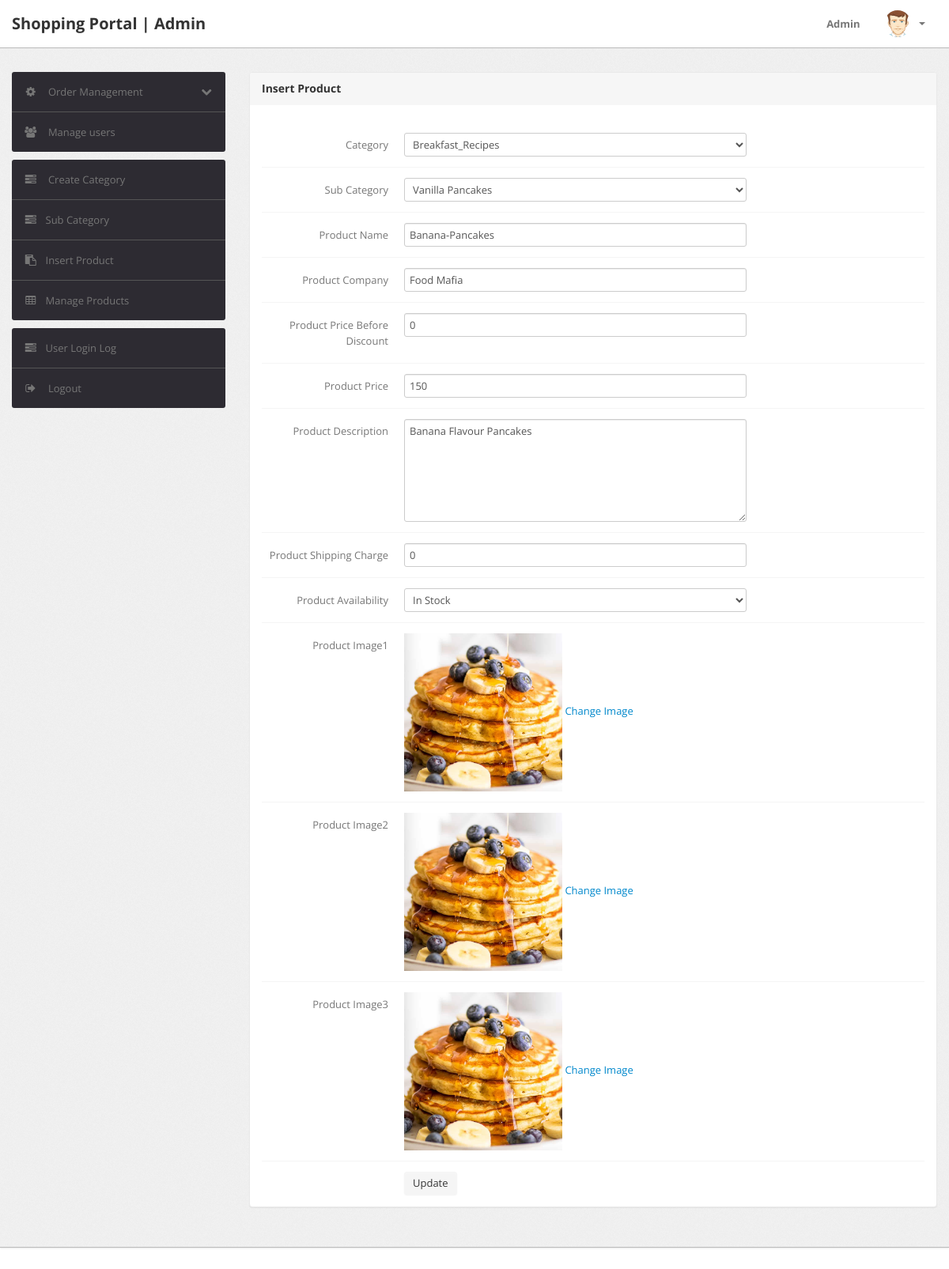
Screenshot of /admin/edit-products.php?id=1 (signed in) with the database file from the repository.
### tables this page shows
CREATE TABLE `products` (
  `id` int(11) NOT NULL,
  `category` int(11) NOT NULL,
  `subCategory` int(11) DEFAULT NULL,
  `productName` varchar(255) DEFAULT NULL,
  `productCompany` varchar(255) DEFAULT NULL,
  `productPrice` int(11) DEFAULT NULL,
  `productPriceBeforeDiscount` int(11) DEFAULT NULL,
  `productDescription` longtext,
  `productImage1` varchar(255) DEFAULT NULL,
  `productImage2` varchar(255) DEFAULT NULL,
  `productImage3` varchar(255) DEFAULT NULL,
  `shippingCharge` int(11) DEFAULT NULL,
  `productAvailability` varchar(255) DEFAULT NULL,
  `postingDate` timestamp NULL DEFAULT CURRENT_TIMESTAMP,
  `updationDate` varchar(255) DEFAULT NULL
);

CREATE TABLE `category` (
  `id` int(11) NOT NULL,
  `categoryName` varchar(255) DEFAULT NULL,
  `categoryDescription` longtext,
  `creationDate` timestamp NOT NULL DEFAULT CURRENT_TIMESTAMP,
  `updationDate` varchar(255) DEFAULT NULL
);

CREATE TABLE `subcategory` (
  `id` int(11) NOT NULL,
  `categoryid` int(11) DEFAULT NULL,
  `subcategory` varchar(255) DEFAULT NULL,
  `creationDate` timestamp NULL DEFAULT CURRENT_TIMESTAMP,
  `updationDate` varchar(255) DEFAULT NULL
);

### admin/edit-products.php (the view, shortened to what this page needs)
<?php
include('include/config.php');
if(strlen($_SESSION['alogin'])==0)
	{
header('location:index.php');
}
else{
	$pid=intval($_GET['id']);
?>
<!DOCTYPE html>
<html lang="en">
<head>
	<link type="text/css" href="bootstrap/css/bootstrap.min.css" rel="stylesheet">
	<link type="text/css" href="bootstrap/css/bootstrap-responsive.min.css" rel="stylesheet">
	<link type="text/css" href="css/theme.css" rel="stylesheet">
	<link type="text/css" href="images/icons/css/font-awesome.css" rel="stylesheet">
</head>
<body>
<?php include('include/header.php');?>
	<div class="wrapper">
		<div class="container">
			<div class="row">
<?php include('include/sidebar.php');?>
			<div class="span9">
					<div class="content">
						<div class="module">
							<div class="module-head">
								<h3>Insert Product</h3>
							</div>
							<div class="module-body">
									<br />
			<form class="form-horizontal row-fluid" name="insertproduct" method="post" enctype="multipart/form-data">
<?php
$query=mysqli_query($con,"select products.*,category.categoryName as catname,category.id as cid,subcategory.subcategory as subcatname,subcategory.id as subcatid from products join category on category.id=products.category join subcategory on subcategory.id=products.subCategory where products.id='$pid'");
while($row=mysqli_fetch_array($query))
{
?>
<div class="control-group">
<label class="control-label" for="basicinput">Category</label>
<div class="controls">
<select name="category" class="span8 tip" onChange="getSubcat(this.value);"  required>
<option value="<?php echo htmlentities($row['cid']);?>"><?php echo htmlentities($row['catname']);?></option>
<?php $query=mysqli_query($con,"select * from category");
	?>
</select>
</div>
</div>
<div class="control-group">
<label class="control-label" for="basicinput">Sub Category</label>
<div class="controls">
<select   name="subcategory"  id="subcategory" class="span8 tip" required>
<option value="<?php echo htmlentities($row['subcatid']);?>"><?php echo htmlentities($row['subcatname']);?></option>
</select>
</div>
</div>
<div class="control-group">
<label class="control-label" for="basicinput">Product Name</label>
<div class="controls">
<input type="text"    name="productName"  placeholder="Enter Product Name" value="<?php echo htmlentities($row['productName']);?>" class="span8 tip" >
</div>
</div>
<div class="control-group">
<label class="control-label" for="basicinput">Product Company</label>
<div class="controls">
<input type="text"    name="productCompany"  placeholder="Enter Product Comapny Name" value="<?php echo htmlentities($row['productCompany']);?>" class="span8 tip" required>
</div>
</div>
<div class="control-group">
<label class="control-label" for="basicinput">Product Price Before Discount</label>
<div class="controls">
<input type="text"    name="productpricebd"  placeholder="Enter Product Price" value="<?php echo htmlentities($row['productPriceBeforeDiscount']);?>"  class="span8 tip" required>
</div>
</div>
<div class="control-group">
<label class="control-label" for="basicinput">Product Price</label>
<div class="controls">
<input type="text"    name="productprice"  placeholder="Enter Product Price" value="<?php echo htmlentities($row['productPrice']);?>" class="span8 tip" required>
</div>
</div>
<div class="control-group">
<label class="control-label" for="basicinput">Product Description</label>
<div class="controls">
<textarea  name="productDescription"  placeholder="Enter Product Description" rows="6" class="span8 tip">
<?php echo htmlentities($row['productDescription']);?>
</textarea>
</div>
</div>
<div class="control-group">
<label class="control-label" for="basicinput">Product Shipping Charge</label>
<div class="controls">
<input type="text"    name="productShippingcharge"  placeholder="Enter Product Shipping Charge" value="<?php echo htmlentities($row['shippingCharge']);?>" class="span8 tip" required>
</div>
</div>
<div class="control-group">
<label class="control-label" for="basicinput">Product Availability</label>
<div class="controls">
<select   name="productAvailability"  id="productAvailability" class="span8 tip" required>
<option value="<?php echo htmlentities($row['productAvailability']);?>"><?php echo htmlentities($row['productAvailability']);?></option>
</select>
</div>
</div>
<div class="control-group">
<label class="control-label" for="basicinput">Product Image1</label>
<div class="controls">
<img src="productimages/<?php echo htmlentities($pid);?>/<?php echo htmlentities($row['productImage1']);?>" width="200" height="100"> <a href="update-image1.php?id=<?php echo $row['id'];?>">Change Image</a>
</div>
</div>
<div class="control-group">
<label class="control-label" for="basicinput">Product Image2</label>
<div class="controls">
<img src="productimages/<?php echo htmlentities($pid);?>/<?php echo htmlentities($row['productImage2']);?>" width="200" height="100"> <a href="update-image2.php?id=<?php echo $row['id'];?>">Change Image</a>
</div>
</div>
<div class="control-group">
<label class="control-label" for="basicinput">Product Image3</label>
<div class="controls">
<img src="productimages/<?php echo htmlentities($pid);?>/<?php echo htmlentities($row['productImage3']);?>" width="200" height="100"> <a href="update-image3.php?id=<?php echo $row['id'];?>">Change Image</a>
</div>
</div>
<?php } ?>
	<div class="control-group">
											<div class="controls">
												<button type="submit" name="submit" class="btn">Update</button>
											</div>
										</div>
									</form>
							</div>
						</div>
					</div>
				</div>
			</div>
		</div>
	</div>
<?php include('include/footer.php');?>
</body>
<?php } ?>

### admin/css/theme.css (style rules this page uses)
body { font-size: 13px; font-family: 'Open Sans', Arial, sans-serif; background: #fff; color: #777 }
h1, h2, h3, h4, h5, h6 { color: #333; margin-top: 0 }
h3 { font-size: 20px }
.wrapper { background: url(../images/bg.png) #eee; border-bottom: 1px solid #bbb; -webkit-box-shadow: 0 1px 2px rgba(0,0,0,0.1); -moz-box-shadow: 0 1px 2px rgba(0,0,0,0.1); box-shadow: 0 1px 2px rgba(0,0,0,0.1); padding: 30px 0 }
form { margin: 0 }
select, textarea, input[type="text"], input[type="password"], input[type="datetime"], input[type="datetime-local"], input[type="date"], input[type="month"], input[type="time"], input[type="week"], input[type="number"], input[type="email"], input[type="url"], input[type="search"], input[type="tel"], input[type="color"], .uneditable-input, label, input, button, select, textarea { -webkit-border-radius: 3px; -moz-border-radius: 3px; border-radius: 3px; font-size: 13px; font-family: 'Open Sans', Tahoma, Arial, sans-serif }
.module { background: #fff; -webkit-border-radius: 3px; -moz-border-radius: 3px; border-radius: 3px; border: 1px solid #ccc; border-bottom-color: #bbb; -webkit-box-shadow: 0 0 1px rgba(0,0,0,0.2); -moz-box-shadow: 0 0 1px rgba(0,0,0,0.2); box-shadow: 0 0 1px rgba(0,0,0,0.2); margin-bottom: 30px }
.form-horizontal .control-group, .form-vertical .control-group { margin-bottom: 0 }
.form-horizontal .control-group+.control-group, .form-vertical .control-group+.control-group { margin-top: 13px; padding-top: 13px; border-top: 1px solid #f5f5f5 }
.btn, .btn-box { -webkit-border-radius: 3px; -moz-border-radius: 3px; border-radius: 3px }
.btn { font-size: 13px; font-weight: 600 }
.btn { display: inline-block; margin-bottom: 0; font-weight: 400; text-align: center; vertical-align: middle; cursor: pointer; background-image: none; border: 1px solid transparent; white-space: nowrap; padding: 4px 10px; font-size: 13px; line-height: 1.42857; border-radius: 4px; -webkit-user-select: none; -moz-user-select: none; -ms-user-select: none; user-select: none }
.module { box-shadow: 0 0 3px rgba(0,0,0,.1); border-color: #e9e9e9; margin-bottom: 20px; background-color: #fff; border-radius: 4px; -webkit-box-shadow: 0 1px 1px rgba(0,0,0,.05); box-shadow: 0 1px 1px rgba(0,0,0,.05); }
.module-head { color: #767676; background-color: #f6f6f6; border-color: #e9e9e9; padding: 10px 15px; border-bottom: 1px solid transparent; border-top-right-radius: 3px; border-top-left-radius: 3px; }
.module-head h3 { font-size: 14px; line-height: 20px; height: 20px; margin: 0 }
.module-body { padding: 15px }

### rows the page displays
products: category "Breakfast_Recipes", subcategory "Vanilla Pancakes", productName "Banana-Pancakes", productCompany "Food Mafia", productpricebd "0", productprice "150", productDescription "Banana Flavour Pancakes", productShippingcharge "0", productAvailability "In Stock", productImage1 (picture), productImage2 (picture), productImage3 (picture)
